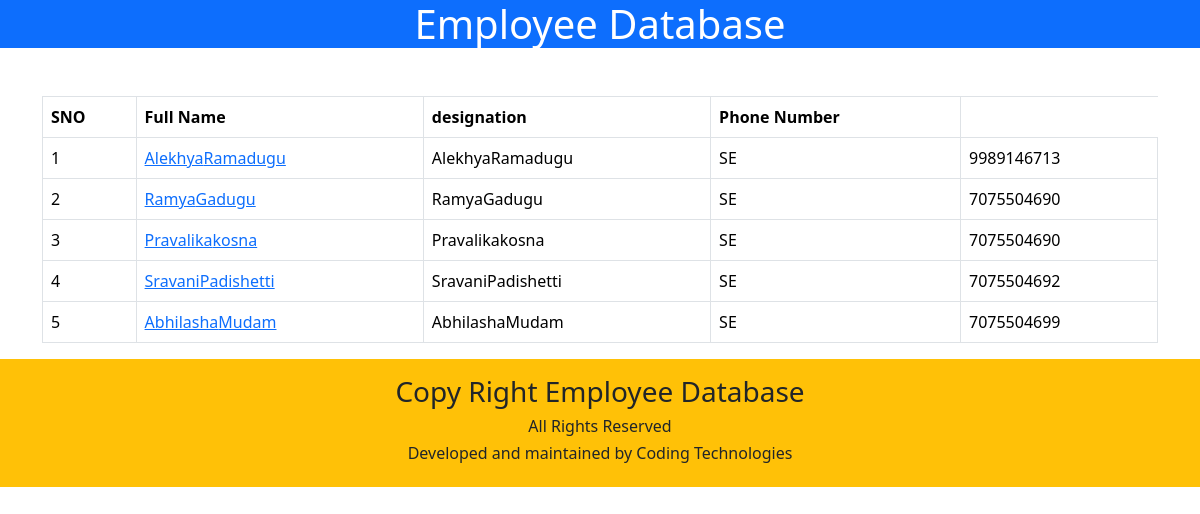
/employee/, run on the app's committed database.
### salary/models.py (models this page shows, shortened)
class Employee(models.Model):
    first_name=models.CharField(max_length=100);
    last_name=models.CharField(max_length=100);
    Photo=models.ImageField(upload_to='images');
    designation=models.CharField(max_length=100);
    email_address=models.EmailField(max_length=100);
    photo_number=models.CharField(max_length=10);

### Employee/views.py (the view)
# urls.py: path('employee/',views.information,name='home'),
def information(request):
    employees=Employee.objects.all()
    context={
        'employees':employees,
    }
    return render(request,'home.html',context)

### templates/home.html (shortened to what this page needs)
<!DOCTYPE html>
<html lang="en">
<head>
    <link href="https://cdn.jsdelivr.net/npm/bootstrap@5.3.3/dist/css/bootstrap.min.css" rel="stylesheet">
</head>
    <body>
  <header class="text-center bg-primary text-white">
    <h1>Employee Database</h1>
  </header>
    <div class="container mt-5">
      <table class="table table-bordered table-hover mt-3">
       <thead>
        <tr>
          <th>SNO</th>
          <th>Full Name</th>
          <th>designation</th>
          <th>Phone Number</th>
        </tr>
       </thead>
       <tbody>
        {% for x in employees %}
        <tr>
          <td>{{forloop.counter}}</td>
          <td> <a href="{% url 'employee_detail' x.id %}">{{x.first_name}}{{x.last_name}}</td></a>          <td>{{x.first_name}}{{x.last_name}}</td>
          <td>{{x.designation}}</td>
          <td>{{x.photo_number}}</td>
        </tr>
        {% endfor %}
       </tbody>
    </table>
    </div>
</body>
<footer class="text-center bg-warning p-3">
  <h3>Copy Right Employee Database </h3>
  <h6>All Rights Reserved</h6>
  <h6>Developed and maintained by Coding Technologies</h6>
</footer>
</html>

### data on the page
Employee: first_name "Alekhya", last_name "Ramadugu", designation "SE", photo_number "9989146713"
Employee: first_name "Ramya", last_name "Gadugu", designation "SE", photo_number "7075504690"
Employee: first_name "Pravalika", last_name "kosna", designation "SE", photo_number "7075504690"
Employee: first_name "Sravani", last_name "Padishetti", designation "SE", photo_number "7075504692"
Employee: first_name "Abhilasha", last_name "Mudam", designation "SE", photo_number "7075504699"
